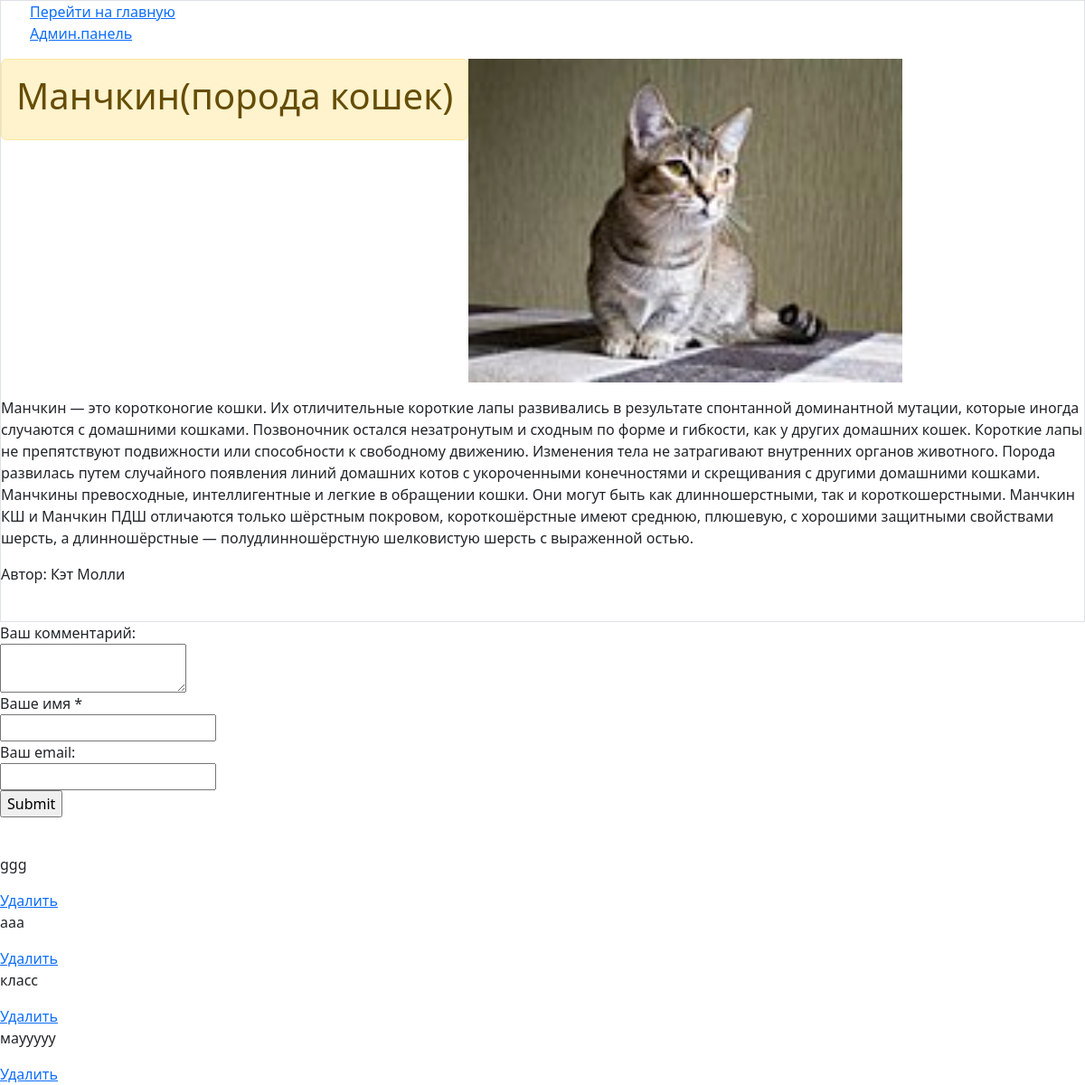
/index/1/, run on an earlier commit of the app's database.
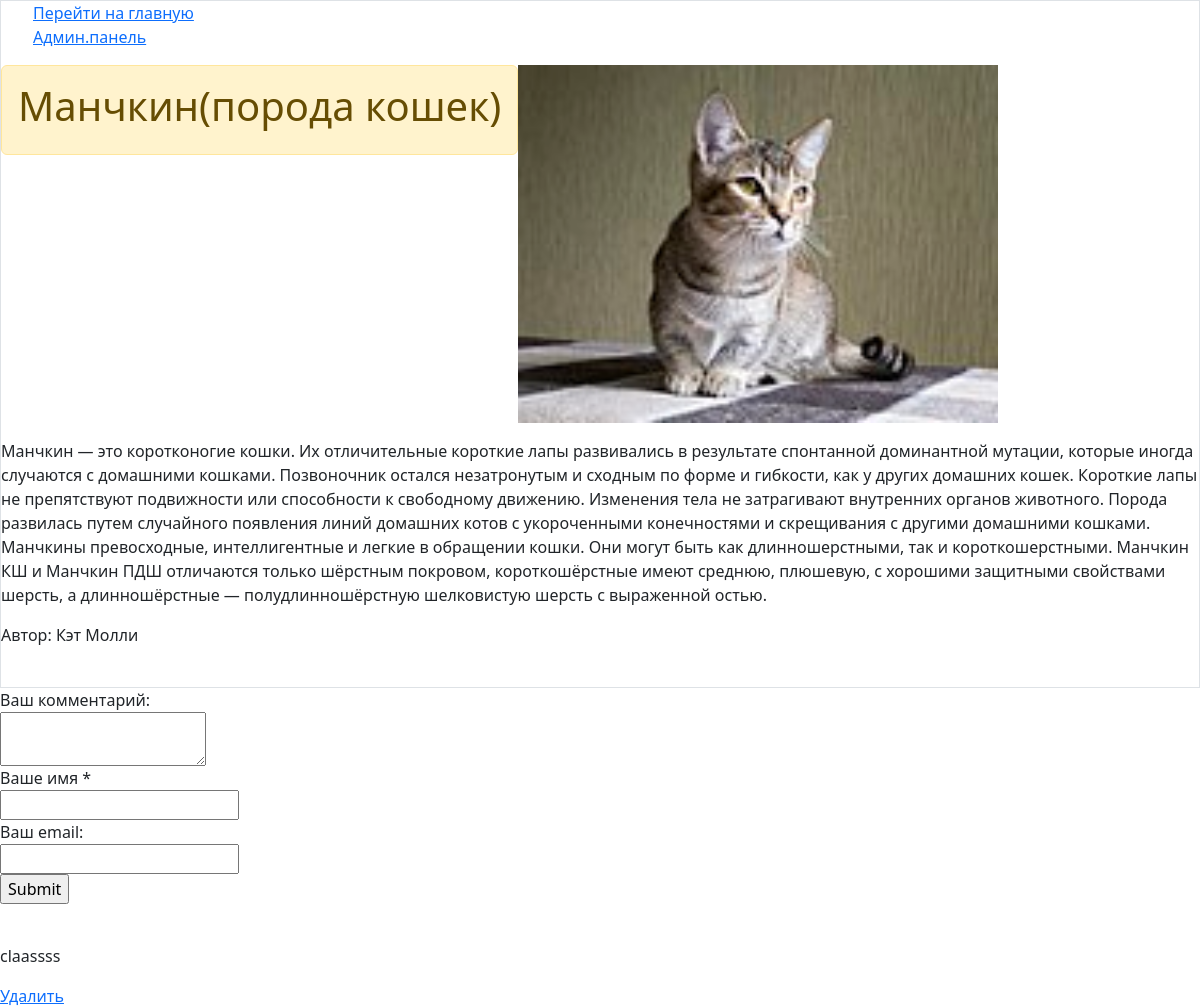
And on a later commit of the database.
### blog/models.py (models this page shows, shortened)
class Comments(models.Model):#коментарии
   post=models.ForeignKey(Post, on_delete=models.CASCADE)
   email = models.EmailField()
   name = models.CharField('Имя',max_length=50)
   text_comments = models.TextField('Текст комментария',max_length=500)
   class Meta:
      verbose_name = 'комментарий'
      verbose_name_plural = 'комментарии'

### blog/views.py (the view)
# urls.py: path('index/<int:pk>/', PostDetail.as_view()),
class PostDetail(View):
    def get(self, request, pk):
        comments = Comments.objects.all()
        post = Post.objects.get(id=pk)
        return render(request, 'blog/blog_detail.html', {'post': post, 'comments': comments})

### blog/templates/blog/blog_detail.html (shortened to what this page needs)
{% load static %}
<html xmlns="http://www.w3.org/1999/html">
<head>
	<link rel="stylesheet" href="https://cdn.jsdelivr.net/npm/bootstrap@5.3.0-alpha3/dist/css/bootstrap.min.css">
    <link rel="stylesheet" href="{% static '/blog/css/style.css' %}" type="text/css" media="all" />
</head>
<body>
<div>
<div>
<div class="shell">
	<div class="border">
		<div id="navigation">
			<ul>
				<a href="/">Перейти на главную</a>
				<br>
				<a href="/admin"> Админ.панель</a>
			</ul>
		</div>
		<div id="main">
			<div id="content" class="left">
				<div class="alert  alert-warning">
					<h1>{{ post.title }}</h1>
				</div>
				<p><img class="img-article-center-thumb" src="{{ post.image.url }}" width="40%"></p>
				<div class="">{{ post.discriptions|linebreaks }}</div>
					<p>Автор: {{ post.author }}</p>
				<div class="cl">&nbsp;
				 </div>
			</div>
		</div>
			</div>
				<div>
					<form action="{% url 'add_comments' post.id %}" method="post">
					<div>
						 <label> Ваш  комментарий: </label><br>
					   <textarea name="text_comments"></textarea>
					 </div>
						 <div>
						  <label>Ваше имя * </label>
							 <br>
						  <input type="text" name="name">
						</div>
						<div>
						<label>Ваш  email:  </label><br>
						<input type="email" name="email">
						</div>
						<input type="submit">
					</form>
				</div>
			<div class="cl">&nbsp;</div>
		</div>
</div>
</div>
 {% for i in comments %}
 <p>{{ i.text_comments }}</p>
 <a href="{% url 'delete' i.id %}">Удалить </a>
 {% endfor %}
</body>
</html>

What changed in the data, as far as the page shows it:
removed Comments: text_comments "ggg"
removed Comments: text_comments "aaa"
removed Comments: text_comments "класс"
removed Comments: text_comments "маууууу"
added Comments: text_comments "claassss"
